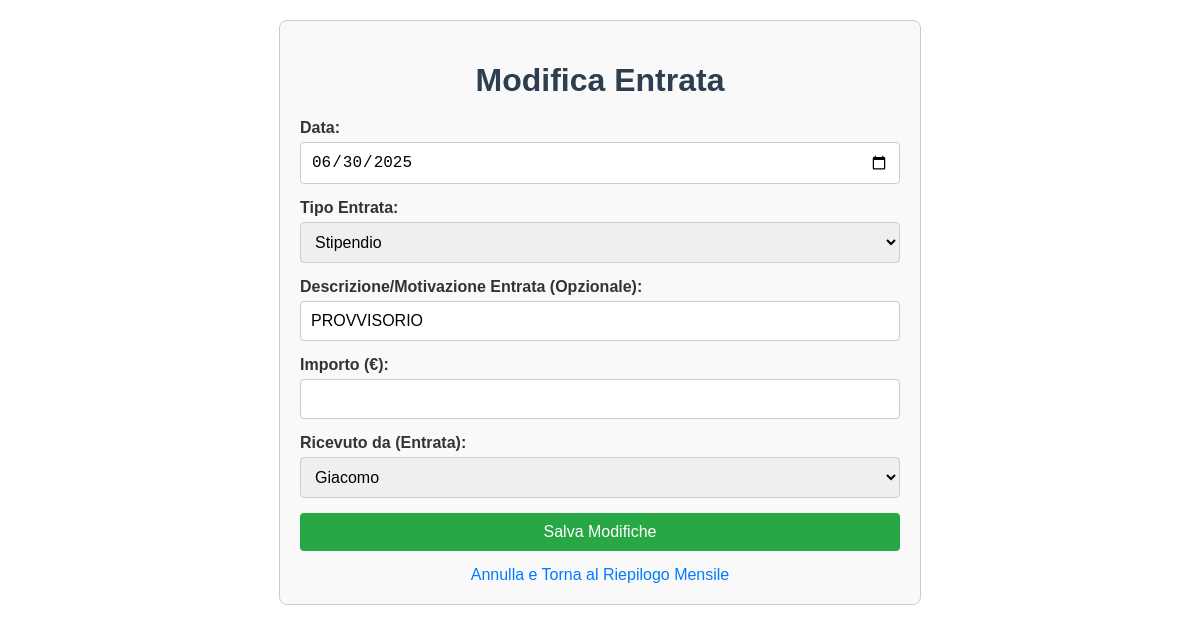
The app's page /modifica_entrata/15 with its own data.
### tables this page shows
CREATE TABLE entrate (
    id INTEGER PRIMARY KEY AUTOINCREMENT,
    data TEXT NOT NULL,                 -- Data dell'entrata
    tipo_entrata TEXT NOT NULL,         -- Es. "Stipendio", "Bonus", "Regalo", "Vendita", "Extra"
    descrizione TEXT,                   -- Motivazione o dettaglio aggiuntivo (opzionale)
    importo REAL NOT NULL,              -- Importo dell'entrata (sempre positivo)
    ricevuto_da TEXT NOT NULL,          -- Chi ha ricevuto l'entrata: "Giacomo" o "Erica"
    timestamp DATETIME DEFAULT CURRENT_TIMESTAMP
);

### app.py (the view)
@app.route('/modifica_entrata/<int:entrata_id>', methods=['GET'])
def modifica_entrata_form(entrata_id):
    entrata = None; db = None
    try:
        db = get_db()
        entrata = db.execute('SELECT id, data, tipo_entrata, descrizione, importo, ricevuto_da FROM entrate WHERE id = ?', (entrata_id,)).fetchone()
    except sqlite3.Error as e: flash("Errore caricamento entrata.", "danger"); return redirect(url_for('index'))
    finally:
        if db: db.close()
    if entrata is None: flash(f"Entrata ID {entrata_id} non trovata.", "danger"); return redirect(url_for('index'))
    tipi_entrata_disponibili = ["Stipendio", "Bonus", "Regalo", "Vendita", "Extra", "Altro"]
    return render_template('modifica_entrata.html', entrata=entrata, tipi_entrata=tipi_entrata_disponibili, titolo_pagina="Modifica Entrata", datetime=datetime)

### app.py (called while the page is built)
@app.template_filter('format_decimali_italiano')
def format_decimali_italiano(valore, con_euro=True):
    sufixo = " €" if con_euro else ""
    if valore is None or str(valore).strip() == "": return "0" + sufixo
    try:
        valore_float = float(valore)
        if valore_float == int(valore_float):
            return f"{int(valore_float):,}".replace(',', '.') + sufixo
        else:
            return f"{valore_float:,.2f}".replace('.', '#').replace(',', '.').replace('#', ',') + sufixo
    except (ValueError, TypeError): return str(valore) + sufixo

def get_db():
    db = sqlite3.connect(DATABASE)
    db.row_factory = sqlite3.Row
    return db

### templates/modifica_entrata.html (shortened to what this page needs)
<!DOCTYPE html>
<html lang="it">
<head>
</head>
<body>
    <div class="container">
        <h1>{{ titolo_pagina }}</h1>
        {% if entrata %}
        <form action="{{ url_for('processa_modifica_entrata', entrata_id=entrata.id) }}" method="post">
            <div>
                <label for="data">Data:</label>
                <input type="date" id="data" name="data" value="{{ entrata.data }}" required>
            </div>
            <div>
                <label for="tipo_entrata_val">Tipo Entrata:</label>
                <select id="tipo_entrata_val" name="tipo_entrata_val" required>
                    {% for tipo in tipi_entrata %}
                        <option value="{{ tipo }}" {% if entrata.tipo_entrata == tipo %}selected{% endif %}>{{ tipo }}</option>
                    {% endfor %}
                </select>
            </div>
            <div>
                <label for="descrizione_entrata">Descrizione/Motivazione Entrata (Opzionale):</label>
                <input type="text" id="descrizione_entrata" name="descrizione_entrata" value="{{ entrata.descrizione if entrata.descrizione is not none else '' }}" placeholder="Es. Stipendio mese, Vendita oggetto X">
            </div>
            <div>
                <label for="importo">Importo (€):</label>
                <input type="number" id="importo" name="importo" step="0.01" value="{{ entrata.importo|format_decimali_italiano }}" required>
            </div>
            <div>
                <label for="ricevuto_da">Ricevuto da (Entrata):</label>
                <select id="ricevuto_da" name="ricevuto_da" required>
                    <option value="Giacomo" {% if entrata.ricevuto_da == 'Giacomo' %}selected{% endif %}>Giacomo</option>
                </select>
            </div>
            <div>
                <button type="submit">Salva Modifiche</button>
            </div>
        </form>
        {% else %}
        <p>Entrata non trovata o errore nel caricamento.</p>
        {% endif %}
        {% set anno_entrata = entrata.data.split('-')[0]|int if entrata else datetime.today().year %}
        {% set mese_entrata = entrata.data.split('-')[1]|int if entrata else datetime.today().month %}
        <a href="{{ url_for('index', anno=anno_entrata, mese=mese_entrata) }}" class="link-annulla">Annulla e Torna al Riepilogo Mensile</a>
    </div>
</body>
</html>

### templates/modifica_entrata.html (style rules this page uses)
body { font-family: sans-serif; margin: 20px; color: #333; }
.container { max-width: 600px; margin: auto; padding: 20px; border: 1px solid #ccc; border-radius: 8px; background-color: #f9f9f9; }
h1 { color: #2c3e50; text-align: center; margin-bottom: 20px; }
form div { margin-bottom: 15px; }
form label { display: block; margin-bottom: 5px; font-weight: bold; }
form input[type="text"], form input[type="number"], form input[type="date"], form select { width: 100%; padding: 10px; border: 1px solid #ccc; border-radius: 4px; box-sizing: border-box; font-size: 1rem; }
form button[type="submit"] { background-color: #28a745; color: white; padding: 10px 15px; border: none; border-radius: 4px; cursor: pointer; font-size: 1em; display: block; width: 100%; }
.link-annulla { display: block; text-align: center; margin-top: 15px; color: #007bff; text-decoration: none; }

### records on screen
entrate: data "06/30/2025", tipo_entrata_val "Stipendio", descrizione_entrata "PROVVISORIO", ricevuto_da "Giacomo"

### other values on screen
{{ titolo_pagina }} "Modifica Entrata"
